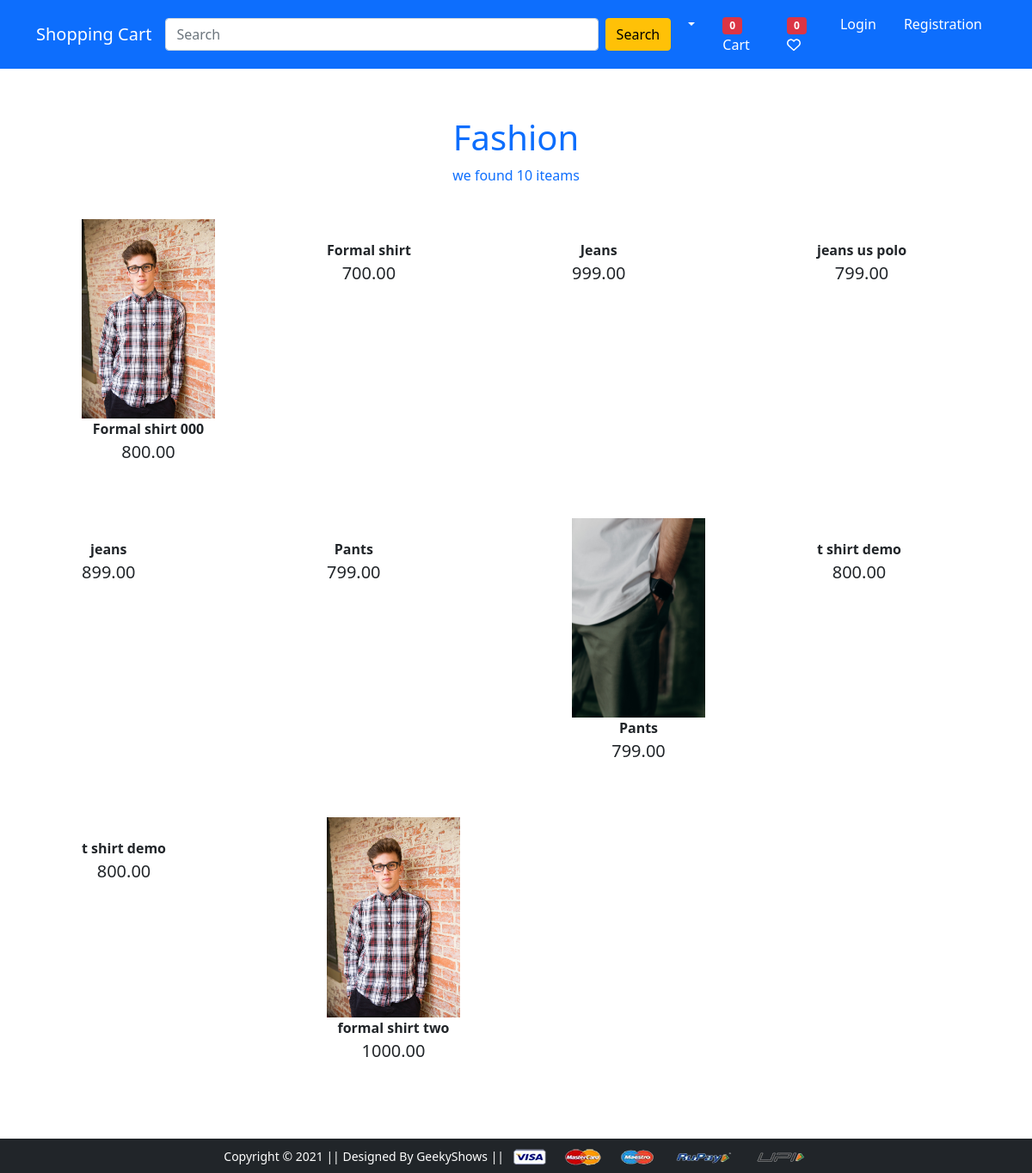
The app's page /category/1f6bf59b-1e32-419f-b522-c8ceb7b66bf3/, older data.
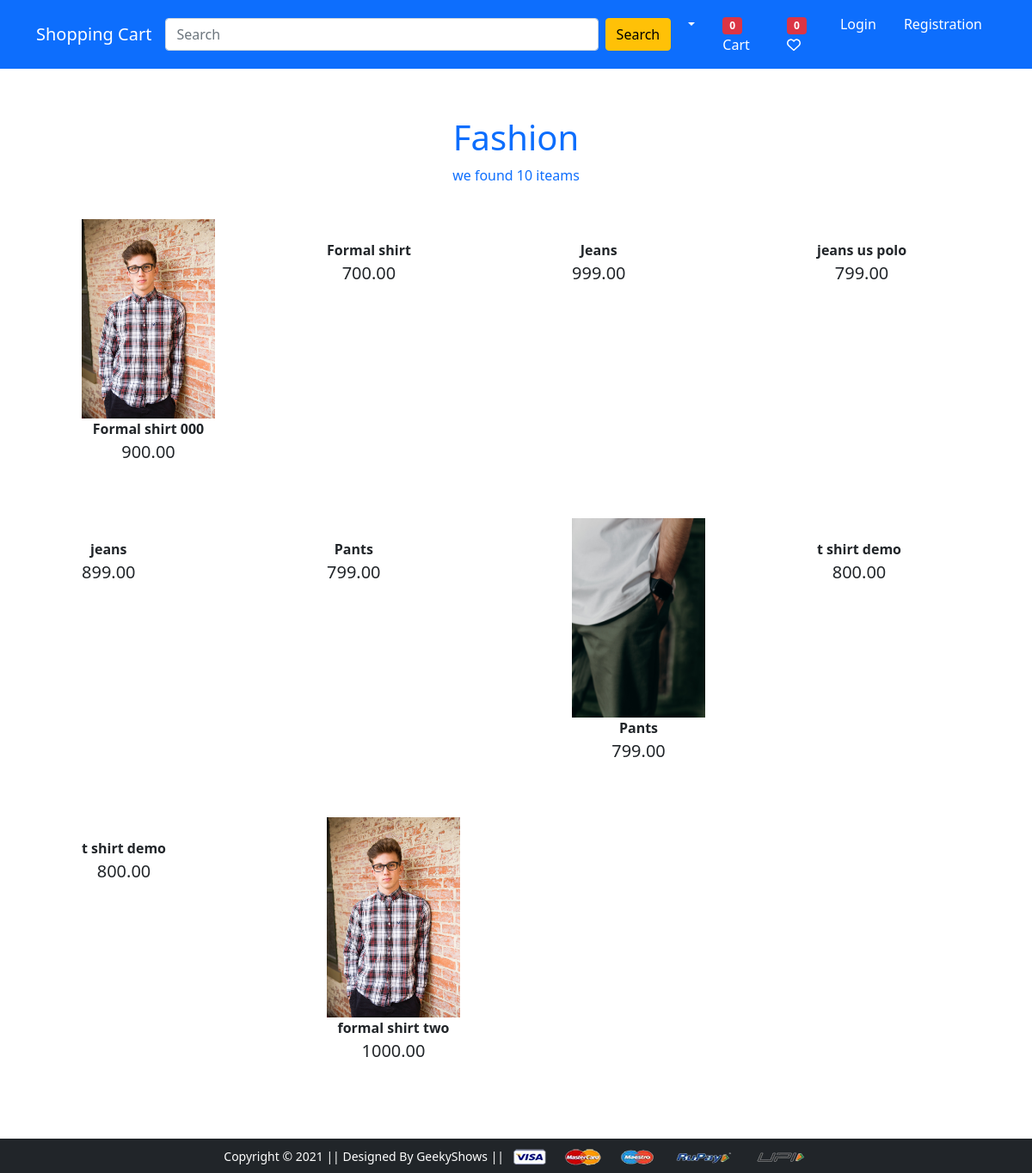
The same page, newer data.
### core/models.py (models this page shows, shortened)
class Cetogeory(models.Model):
    cid = models.CharField(
        max_length=22,
        unique=True,
        default=uuid.uuid4,
        editable=False
    )
    title = models.CharField(max_length=100)
    image = models.ImageField(upload_to='product')

class Product(models.Model):
    title = models.CharField(max_length=100)
    product_image = models.ImageField(upload_to='product')
    selling_price = models.DecimalField(max_digits=999999999, decimal_places=2)
    discount_rate = models.DecimalField(max_digits=999999999, decimal_places=2)
    description = models.TextField()
    brand = models.ForeignKey(Brand, on_delete=models.SET_NULL, null=True)
    category = models.ForeignKey(Cetogeory, on_delete=models.SET_NULL, null=True, related_name='category')
    qty = models.IntegerField(default=1, null=True)
    tag = TaggableManager(blank=True)
    featured = models.BooleanField(default=True)
    date = models.DateField(auto_now=True)

### core/views.py (the view)
# urls.py: path('category/<cid>/', views.category_product_list, name='category_product_list'),
def category_product_list(request,cid):
  category = Cetogeory.objects.get(cid=cid)
  product = Product.objects.filter(category=category)
  context = {
    'category': category,
    'product' : product,
  }
  return render(request, 'app/category_list_view.html', context)

### core/context_proccessors.py (called while the page is built, shortened)
def default(request):
    categories = Cetogeory.objects.all()
    product = Product.objects.all()
    brand = Brand.objects.all()
    cart_count = 0
    wish_list_count = 0
    return {
        'categories': categories,
        'product': product,
        'brand': brand,
        'cart_count' :cart_count,
        'wish_list_count': wish_list_count
    }

### templates/app/category_list_view.html (shortened to what this page needs)
{% extends 'app/base.html' %}
{% load static %}
{% block main-content %}
<div class="container rounded mt-5">
    <div class="row">
        <div class="col-12 text-primary text-center">
            <h1 class=" container font-weight-bold pt-2">{{category.title}}</h1>
            <p class="container">we found {{product.count}} iteam{{product.count|pluralize}}</p>
        </div>
    </div>
    <div class="row">
        {% for p in product %}
        <div class="col-sm-3">
            <div class=" container mb-3">
              <div class="card-body hover">
               <a href="{% url 'app:productdetail' p.id %}" class="btn">
               <img src="{{ p.product_image.url }}" alt="" width="100%"><br>
                 <span class="fw-bold">{{p.title}}</span><br><span class="fs-5">{{p.selling_price}}</span></a>
               </div>
             </div>
           </div>
        {% endfor %}
    </div>
</div>
{% endblock main-content%}

### templates/app/base.html (shortened to what this page needs)
{% load static %}
<!DOCTYPE html>
<html lang="en">
<head>
    <link href="https://cdn.jsdelivr.net/npm/bootstrap@5.0.0-beta1/dist/css/bootstrap.min.css" rel="stylesheet"
 />
    <link rel="stylesheet" href="{% static 'app/css/owl.carousel.min.css' %}" />
    <link rel="stylesheet" href="https://cdnjs.cloudflare.com/ajax/libs/font-awesome/6.4.0/css/all.min.css" />
    <link rel="stylesheet" href="https://cdnjs.cloudflare.com/ajax/libs/font-awesome/5.15.3/css/all.min.css"
 />
    <link rel="stylesheet" href="https://cdnjs.cloudflare.com/ajax/libs/font-awesome/5.15.3/css/all.min.css"
 />
    <link rel="stylesheet" href="{% static 'app/css/style.css' %}" />
</head>
<body>
    <nav class="navbar navbar-expand-lg navbar-dark bg-primary">
        <div class="container">
            <a class="navbar-brand" href="/">Shopping Cart</a>
            <div class="d-flex align-items-center" id="navbarSupportedContent">
                <form class="d-flex ms-auto" action="{% url 'app:search' %}" method="GET">
                    <input class="form-control me-2" type="search" placeholder="Search" aria-label="Search" size="50"
                        name="q" />
                    <button class="btn btn-warning" type="submit">Search</button>
                </form>
                <div>
                    <ul class="navbar-nav me-auto mb-2 mb-lg-0">
                        <li class="nav-item dropdown mx-2">
                            <a class="nav-link dropdown-toggle text-white" href="#" id="profileDropdown" role="button"
                                data-bs-toggle="dropdown" aria-expanded="false">
                            </a>
                        </li>
                        <li class="nav-item mx-2">
                            <a href="{% url 'app:cart' %}" class="nav-link text-white"><span
                                    class="badge bg-danger " id="item-count">{{ cart_count}}</span>Cart
                            </a>
                        </li>
                        <li class="nav-item mx-2">
                            <a href="{% url 'app:wish-list' %}" class="nav-link text-white"><span
                                    class="badge bg-danger " id="wishitem">{{ wish_list_count}}</span><i class="fa-regular fa-heart heart"></i>
                            </a>
                        </li>
                        {% if not request.user.is_authenticated %}
                        <li class="nav-item mx-2">
                            <a href="{% url 'auth:login' %}" class="nav-link text-white">Login</a>
                        </li>
                        <li class="nav-item mx-2">
                            <a href="{% url 'auth:sign_in' %}" class="nav-link text-white">Registration</a>
                        </li>
                        {% endif %}
                    </ul>
                </div>
            </div>
        </div>
    </nav>
     {% block main-content %} {% endblock main-content %}
    <footer class="container-fluid bg-dark text-center p-2 mt-5">
        <small class="text-white">Copyright &copy; 2021 || Designed By GeekyShows ||
        </small>
        <img src="{% static 'app/images/payment.png' %}" alt="" srcset="" class="img-fluid" height="2px" />
    </footer>
</body>
</html>

Row changes from the older to the newer data that the page shows:
changed Product "Formal shirt 000": selling_price "800.00" → "900.00"
